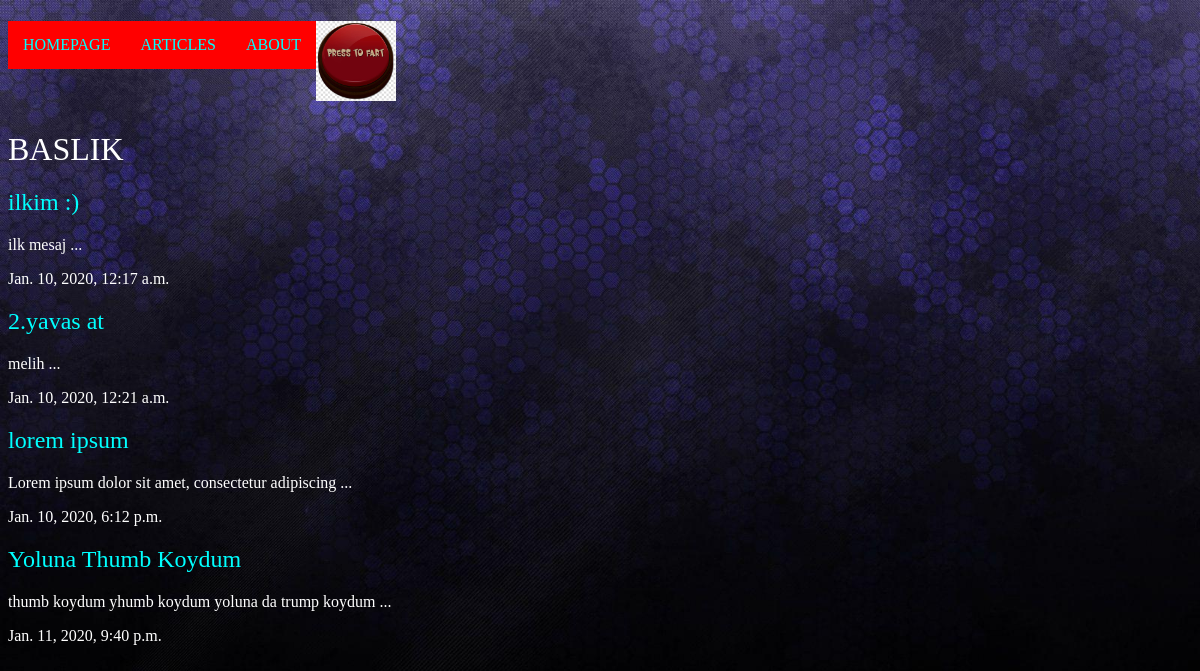
The app's page /articles/ with its own data.
### articles/models.py (models this page shows, shortened)
class Article(models.Model):
    title = models.CharField(max_length =100)
    slug = models.SlugField()
    body = models.TextField()
    date = models.DateTimeField(auto_now_add = True)
    thumb = models.ImageField(default = 'default.png', blank = True)
    """
    when make a change in migrations typ these :
        python manage.py makemigrations
        python manage.py migrate
    """
    def snippet(self):
        return self.body[:50] + " ... "

### articles/views.py (the view)
def article_list(request):
    articles = Article.objects.all().order_by('date')
    return render(request, "articles/article_list.html",{'articles': articles})

### articles/templates/articles/article_list.html
{% extends 'base_layout.html' %}
{% block content %}
<h1> BASLIK </h1>
<div class="articles">
  {% for article in articles %}
  <div class="article">
    <h2><a href="{% url 'articles:detail' slug=article.slug %}"> {{ article.title }} </a></h2>
    <p> {{ article.snippet }} </p>
    <p> {{ article.date }} </p>
  </div>
  {% endfor %}
</div>
{% endblock %}

### articles/templates/base_layout.html (shortened to what this page needs)
{% load static from staticfiles %}
<!DOCTYPE html>
<html lang="en" dir="ltr">
  <head>
    <link rel = " stylesheet" href= "{% static 'styles.css' %}">
  <body>
    <nav>
      <ul>
      <li><a id ="home" href="/"> HOMEPAGE </a></li>
      <li><a id = "articles"href="/articles/"> ARTICLES </a></li>
      <li><a id = "about"href="/about/"> ABOUT </a></li>
      </ul>
    </nav>
    <div class="wrapper">
        <h1><a href="{% url 'articles:list' %}"> <img src="{%static 'fart_button.jpg' %}" height ="80" width= "80" /></a></h1>
        {%block content%}
        {% endblock %}
    </div>
  </body>
</html>

### assets/styles.css (style rules this page uses)
body { background-color: #0f121f; background-image: url(background.jpg); -webkit-background-size : cover; -moz-background-size : cover; -o-background-size : cover; background-size :cover; background-repeat:no-repeat; color : #fff; }
body * { font-family: Ubuntu; }
h1,h2,h3,h4,h5 { font-weight: normal; }
a,a:hover, a:visited { color :aqua ; text-decoration: none; }
ul { margin:0; padding: 0; }
li { list-style: none; display:inline; float:left; }
li a { display:block; padding : 15px; background-color : red; }

### records on screen
Article: title "ilkim :)", snippet "ilk mesaj ...", date "Jan. 10, 2020, 12:17 a.m."
Article: title "2.yavas at", snippet "melih ...", date "Jan. 10, 2020, 12:21 a.m."
Article: title "lorem ipsum", snippet "Lorem ipsum dolor sit amet, consectetur adipiscing ...", date "Jan. 10, 2020, 6:12 p.m."
Article: title "Yoluna Thumb Koydum", snippet "thumb koydum yhumb koydum yoluna da trump koydum ...", date "Jan. 11, 2020, 9:40 p.m."
